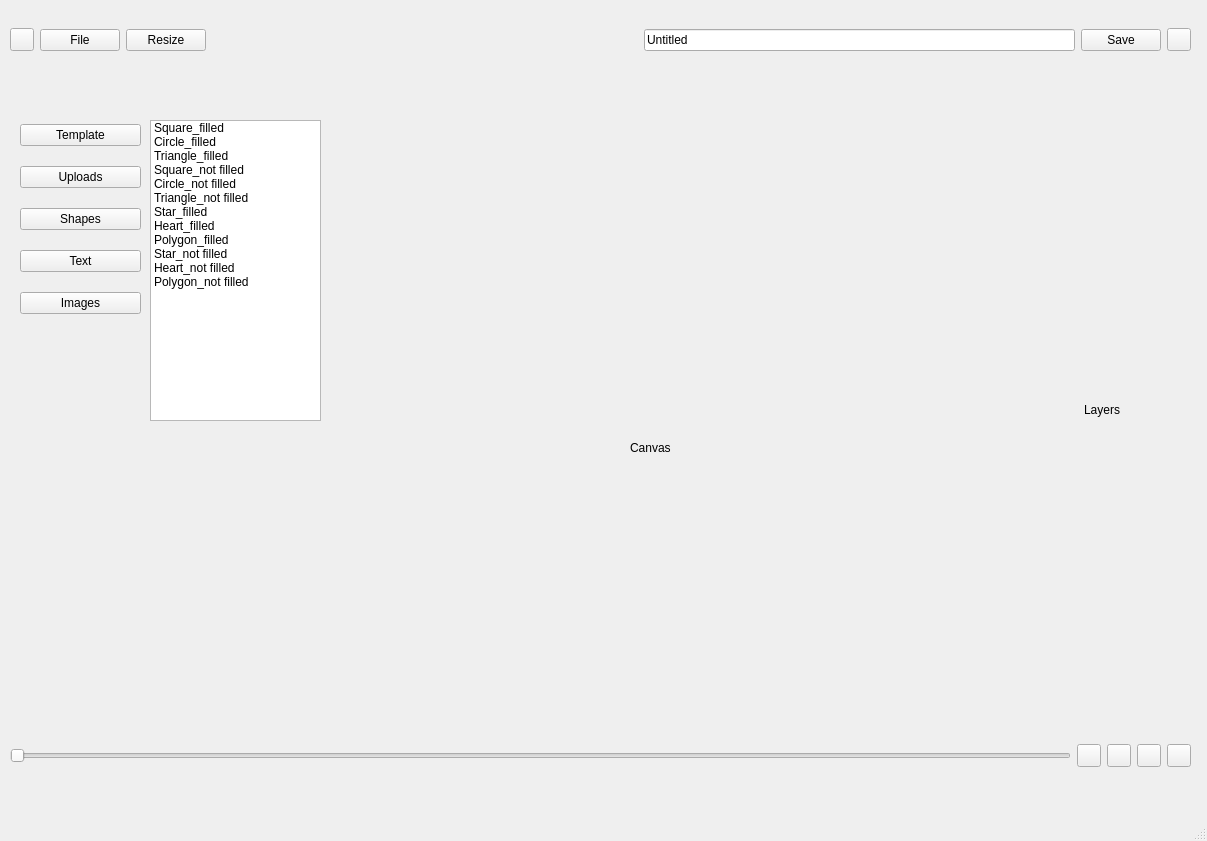
<?xml version="1.0" encoding="UTF-8"?>
<ui version="4.0">
 <class>MainWindow</class>
 <widget class="QMainWindow" name="MainWindow">
  <property name="geometry">
   <rect>
    <x>0</x>
    <y>0</y>
    <width>1207</width>
    <height>841</height>
   </rect>
  </property>
  <property name="windowTitle">
   <string>MainWindow</string>
  </property>
  <widget class="QWidget" name="centralwidget">
   <widget class="QWidget" name="horizontalLayoutWidget">
    <property name="geometry">
     <rect>
      <x>10</x>
      <y>0</y>
      <width>1181</width>
      <height>80</height>
     </rect>
    </property>
    <layout class="QHBoxLayout" name="horizontalTopbar">
     <item>
      <widget class="QToolButton" name="toolBack">
       <property name="text">
        <string/>
       </property>
       <property name="icon">
        <iconset>
         <normaloff>../../Downloads/chevron-left.png</normaloff>../../Downloads/chevron-left.png</iconset>
       </property>
      </widget>
     </item>
     <item>
      <widget class="QPushButton" name="btnFile">
       <property name="text">
        <string>File</string>
       </property>
      </widget>
     </item>
     <item>
      <widget class="QPushButton" name="btnResize">
       <property name="text">
        <string>Resize</string>
       </property>
      </widget>
     </item>
     <item>
      <spacer name="horizontalSpacer">
       <property name="orientation">
        <enum>Qt::Horizontal</enum>
       </property>
       <property name="sizeHint" stdset="0">
        <size>
         <width>40</width>
         <height>20</height>
        </size>
       </property>
      </spacer>
     </item>
     <item>
      <widget class="QLineEdit" name="Untitled">
       <property name="text">
        <string>Untitled</string>
       </property>
      </widget>
     </item>
     <item>
      <widget class="QPushButton" name="btnSave">
       <property name="text">
        <string>Save</string>
       </property>
      </widget>
     </item>
     <item>
      <widget class="QToolButton" name="toolButton">
       <property name="text">
        <string/>
       </property>
       <property name="icon">
        <iconset>
         <normaloff>../../Downloads/arrow-down.png</normaloff>../../Downloads/arrow-down.png</iconset>
       </property>
      </widget>
     </item>
    </layout>
   </widget>
   <widget class="QWidget" name="horizontalLayoutWidget_2">
    <property name="geometry">
     <rect>
      <x>10</x>
      <y>90</y>
      <width>1181</width>
      <height>631</height>
     </rect>
    </property>
    <layout class="QHBoxLayout" name="horizontalLayout_4">
     <item>
      <widget class="QWidget" name="widget" native="true">
       <widget class="QWidget" name="widgetsiadebar" native="true">
        <property name="geometry">
         <rect>
          <x>0</x>
          <y>10</y>
          <width>131</width>
          <height>611</height>
         </rect>
        </property>
        <property name="styleSheet">
         <string notr="true">border-color: rgb(0, 0, 0);</string>
        </property>
        <widget class="QWidget" name="verticalLayoutWidget">
         <property name="geometry">
          <rect>
           <x>10</x>
           <y>10</y>
           <width>121</width>
           <height>221</height>
          </rect>
         </property>
         <layout class="QVBoxLayout" name="verticalLayout">
          <item>
           <widget class="QPushButton" name="btnTemplate">
            <property name="text">
             <string>Template</string>
            </property>
           </widget>
          </item>
          <item>
           <widget class="QPushButton" name="btnUploads">
            <property name="text">
             <string>Uploads</string>
            </property>
           </widget>
          </item>
          <item>
           <widget class="QPushButton" name="btnShapes">
            <property name="text">
             <string>Shapes</string>
            </property>
           </widget>
          </item>
          <item>
           <widget class="QPushButton" name="btnText">
            <property name="text">
             <string>Text</string>
            </property>
           </widget>
          </item>
          <item>
           <widget class="QPushButton" name="btnImages">
            <property name="text">
             <string>Images</string>
            </property>
           </widget>
          </item>
         </layout>
        </widget>
       </widget>
       <widget class="QWidget" name="widgetShapes" native="true">
        <property name="geometry">
         <rect>
          <x>140</x>
          <y>20</y>
          <width>171</width>
          <height>601</height>
         </rect>
        </property>
        <property name="styleSheet">
         <string notr="true">border-color: rgb(0, 0, 0);</string>
        </property>
        <widget class="QListWidget" name="Shapes">
         <property name="geometry">
          <rect>
           <x>0</x>
           <y>10</y>
           <width>171</width>
           <height>301</height>
          </rect>
         </property>
         <item>
          <property name="text">
           <string>Square_filled</string>
          </property>
          <property name="icon">
           <iconset>
            <activeoff>../../Downloads/image 17.png</activeoff>
            <activeon>../../Downloads/image 17.png</activeon>
           </iconset>
          </property>
         </item>
         <item>
          <property name="text">
           <string>Circle_filled</string>
          </property>
          <property name="icon">
           <iconset>
            <activeoff>../../Downloads/Ellipse 1.png</activeoff>
           </iconset>
          </property>
         </item>
         <item>
          <property name="text">
           <string>Triangle_filled</string>
          </property>
          <property name="icon">
           <iconset>
            <activeoff>../../Downloads/Polygon 1.png</activeoff>
           </iconset>
          </property>
         </item>
         <item>
          <property name="text">
           <string>Square_not filled</string>
          </property>
          <property name="icon">
           <iconset>
            <activeoff>../../Downloads/Rectangle 36.png</activeoff>
           </iconset>
          </property>
         </item>
         <item>
          <property name="text">
           <string>Circle_not filled</string>
          </property>
          <property name="icon">
           <iconset>
            <activeoff>../../Downloads/Ellipse 2.png</activeoff>
           </iconset>
          </property>
         </item>
         <item>
          <property name="text">
           <string>Triangle_not filled</string>
          </property>
          <property name="icon">
           <iconset>
            <activeoff>../../Downloads/Polygon 2.png</activeoff>
           </iconset>
          </property>
         </item>
         <item>
          <property name="text">
           <string>Star_filled</string>
          </property>
          <property name="icon">
           <iconset>
            <activeoff>../../Downloads/Star 1.png</activeoff>
           </iconset>
          </property>
         </item>
         <item>
          <property name="text">
           <string>Heart_filled</string>
          </property>
          <property name="icon">
           <iconset>
            <activeoff>../../Downloads/Vector (1).png</activeoff>
           </iconset>
          </property>
         </item>
         <item>
          <property name="text">
           <string>Polygon_filled</string>
          </property>
          <property name="icon">
           <iconset>
            <activeoff>../../Downloads/Polygon 3.png</activeoff>
           </iconset>
          </property>
         </item>
         <item>
          <property name="text">
           <string>Star_not filled</string>
          </property>
          <property name="icon">
           <iconset>
            <activeoff>../../Downloads/Star 2.png</activeoff>
           </iconset>
          </property>
         </item>
         <item>
          <property name="text">
           <string>Heart_not filled</string>
          </property>
          <property name="icon">
           <iconset>
            <activeoff>../../Downloads/Vector (2).png</activeoff>
           </iconset>
          </property>
         </item>
         <item>
          <property name="text">
           <string>Polygon_not filled</string>
          </property>
          <property name="icon">
           <iconset>
            <activeoff>../../Downloads/Polygon 4.png</activeoff>
           </iconset>
          </property>
         </item>
        </widget>
       </widget>
       <widget class="QWidget" name="widgetCanvas" native="true">
        <property name="geometry">
         <rect>
          <x>320</x>
          <y>60</y>
          <width>671</width>
          <height>561</height>
         </rect>
        </property>
        <property name="styleSheet">
         <string notr="true">border-color: rgb(0, 0, 0);</string>
        </property>
        <widget class="QLabel" name="label">
         <property name="geometry">
          <rect>
           <x>300</x>
           <y>290</y>
           <width>41</width>
           <height>16</height>
          </rect>
         </property>
         <property name="text">
          <string>Canvas</string>
         </property>
        </widget>
       </widget>
       <widget class="QWidget" name="widget_2" native="true">
        <property name="geometry">
         <rect>
          <x>1010</x>
          <y>20</y>
          <width>151</width>
          <height>601</height>
         </rect>
        </property>
        <property name="styleSheet">
         <string notr="true">border-color: rgb(0, 0, 0);</string>
        </property>
        <widget class="QLabel" name="label_2">
         <property name="geometry">
          <rect>
           <x>64</x>
           <y>290</y>
           <width>41</width>
           <height>20</height>
          </rect>
         </property>
         <property name="text">
          <string>Layers</string>
         </property>
        </widget>
       </widget>
      </widget>
     </item>
    </layout>
   </widget>
   <widget class="QWidget" name="horizontalLayoutWidget_3">
    <property name="geometry">
     <rect>
      <x>10</x>
      <y>730</y>
      <width>1181</width>
      <height>51</height>
     </rect>
    </property>
    <layout class="QHBoxLayout" name="horizontalLayout">
     <item>
      <widget class="QSlider" name="horizontalSlider">
       <property name="orientation">
        <enum>Qt::Horizontal</enum>
       </property>
      </widget>
     </item>
     <item>
      <widget class="QToolButton" name="toolZoom_in">
       <property name="text">
        <string/>
       </property>
       <property name="icon">
        <iconset>
         <normaloff>../../Downloads/Zoom in.png</normaloff>../../Downloads/Zoom in.png</iconset>
       </property>
      </widget>
     </item>
     <item>
      <widget class="QToolButton" name="toolZoom_out">
       <property name="text">
        <string/>
       </property>
       <property name="icon">
        <iconset>
         <normaloff>../../Downloads/Zoom out.png</normaloff>../../Downloads/Zoom out.png</iconset>
       </property>
      </widget>
     </item>
     <item>
      <widget class="QToolButton" name="toolUndo">
       <property name="text">
        <string/>
       </property>
       <property name="icon">
        <iconset>
         <normaloff>../../Downloads/Corner up-left (1).png</normaloff>../../Downloads/Corner up-left (1).png</iconset>
       </property>
      </widget>
     </item>
     <item>
      <widget class="QToolButton" name="toolRedo">
       <property name="text">
        <string/>
       </property>
       <property name="icon">
        <iconset>
         <normaloff>../../Downloads/Corner up-right (1).png</normaloff>../../Downloads/Corner up-right (1).png</iconset>
       </property>
      </widget>
     </item>
    </layout>
   </widget>
  </widget>
  <widget class="QMenuBar" name="menubar">
   <property name="geometry">
    <rect>
     <x>0</x>
     <y>0</y>
     <width>1207</width>
     <height>26</height>
    </rect>
   </property>
  </widget>
  <widget class="QStatusBar" name="statusbar"/>
 </widget>
 <resources/>
 <connections/>
</ui>
